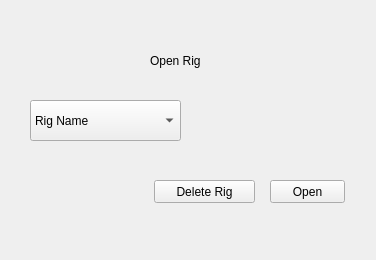
<?xml version="1.0" encoding="UTF-8"?>
<ui version="4.0">
 <class>Form</class>
 <widget class="QWidget" name="Form">
  <property name="geometry">
   <rect>
    <x>0</x>
    <y>0</y>
    <width>376</width>
    <height>260</height>
   </rect>
  </property>
  <property name="windowTitle">
   <string>Form</string>
  </property>
  <widget class="QLabel" name="label_4">
   <property name="geometry">
    <rect>
     <x>150</x>
     <y>50</y>
     <width>111</width>
     <height>21</height>
    </rect>
   </property>
   <property name="text">
    <string>Open Rig</string>
   </property>
  </widget>
  <widget class="QComboBox" name="comboBox">
   <property name="geometry">
    <rect>
     <x>30</x>
     <y>100</y>
     <width>151</width>
     <height>41</height>
    </rect>
   </property>
   <item>
    <property name="text">
     <string>Rig Name</string>
    </property>
   </item>
  </widget>
  <widget class="QPushButton" name="pushButton_2">
   <property name="geometry">
    <rect>
     <x>154</x>
     <y>180</y>
     <width>101</width>
     <height>23</height>
    </rect>
   </property>
   <property name="text">
    <string>Delete Rig</string>
   </property>
  </widget>
  <widget class="QPushButton" name="pushButton">
   <property name="geometry">
    <rect>
     <x>270</x>
     <y>180</y>
     <width>75</width>
     <height>23</height>
    </rect>
   </property>
   <property name="text">
    <string>Open</string>
   </property>
  </widget>
 </widget>
 <resources/>
 <connections/>
</ui>
